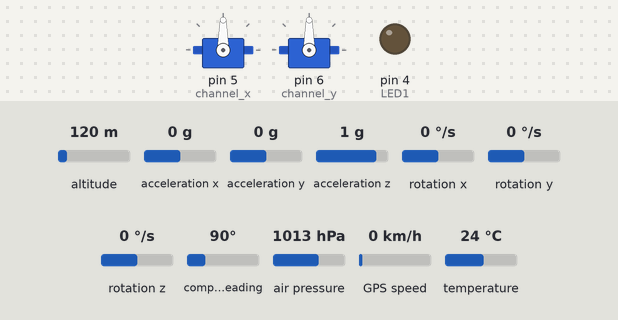
A sketch run on a simulated Arduino Uno, built with avr-gcc and run on an emulated ATmega328P. Shown: 2 × servo, output pins drawn as LEDs (lit = HIGH). Wiring (inferred from the names in the program): MPU-6050 motion sensor at I2C address 0x68. The inputs (shaded band) are chosen by the test bench; at power-on: compass heading 90°, altitude 120 m, acceleration x 0 g, acceleration y 0 g, acceleration z 1 g, rotation x 0 °/s, rotation y 0 °/s, rotation z 0 °/s, air pressure 1013 hPa, GPS speed 0 km/h, temperature 24 °C. The GPS gets a fix after 3 s at 37.7749, -122.4194 with 8 satellites; no radio packets arrive unless stated; what the sketch prints to the serial monitor is not drawn.

Above: at 1.2 s.
1.3 s: compass heading set to 180°
5.4 s: altitude set to 20 m
Timing chart, 0 to 8.4 s (numbered marks = the images above; inputs shaded):
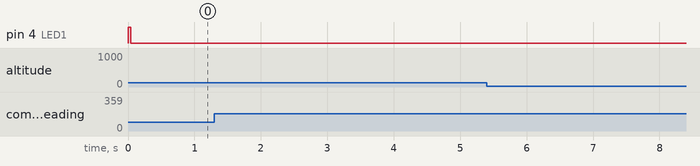

The sketch:

FFMPUTRANSMITERV2.INO.ino
```cpp
#include <Wire.h>
#include <SPI.h>
#include <nRF24L01.h>
#include <RF24.h>
#include <Servo.h>
//#include <Adafruit_BMP085.h>
#include <SFE_BMP180.h>
#include <SimpleKalmanFilter.h>
#include <SoftwareSerial.h>
#include <TinyGPS.h>

TinyGPS gps;
SoftwareSerial mySerial(5,6); // RX, TX


//#define seaLevelPressure_hPa 1013.25
#define LED1 4
#define MPU 0X68

SimpleKalmanFilter pressureKalmanFilter(1, 1, 0.01);

const uint64_t my_radio_pipe = 0xE8E8F0F0E1LL;  //Remember that this code should be the same for the receiver

//Adafruit_BMP085 bmp;
SFE_BMP180 pressure;
RF24 radio(9, 10);  //Set CE and CSN pins

struct Data_to_be_sent {
  int ch1;
  int ch2;
  int ch3;
  int ch4;
  int ch5;
  int ch6;
  int ch7;
  int ch8;
};

Data_to_be_sent sent_data;

Servo channel_x;
Servo channel_y;

int gyro_x, gyro_y, gyro_z;
int acc_x, acc_y, acc_z;
//float presure,ps_ground;
float baseline; // baseline pressure

long gyro_x_cal, gyro_y_cal, gyro_z_cal;

float accAngleX, accAngleY, gyroAngleX, gyroAngleY;
float angleX, angleY;
float AccErrorX, AccErrorY, GyroErrorX, GyroErrorY;
float elapsedTime, currentTime, previousTime;


void setup() {
  pinMode(LED1, OUTPUT);
  digitalWrite(LED1, HIGH);
  channel_x.attach(5);
  channel_y.attach(6);
  mySerial.begin(9600);
  Serial.begin(9600);
  Wire.begin();

  setup_mpu_6050_registers();
 // calculate_IMU_error();


  radio.begin();
  radio.setAutoAck(false);
  radio.setDataRate(RF24_250KBPS);
  radio.openWritingPipe(my_radio_pipe);

   if (!pressure.begin()) {
      Serial.println("BMP180 Pressure Sensor Error!");
      while(1); // Pause forever.
    }
    baseline = getPressure();

   digitalWrite(LED1, LOW);

}

void loop(){
  unsigned long chars;
  unsigned short sentences, failed;

  bool newData = false;
  read_mpu_6050_data();                                                //Read the raw acc and gyro data from the MPU-6050
  int p = getPressure();
  int altitude = pressure.altitude(p,baseline);
  int estimated_altitude = pressureKalmanFilter.updateEstimate(altitude);

  sent_data.ch1 = acc_x;
  sent_data.ch2 = acc_y;
  sent_data.ch3 = acc_z;
  sent_data.ch4 = gyro_x;
  sent_data.ch5 = gyro_y;
  sent_data.ch6 = gyro_z;
  sent_data.ch7 = estimated_altitude;
  sent_data.ch8 = 0;

  radio.write(&sent_data, sizeof(Data_to_be_sent));


  while (mySerial.available())
  {
    char c = mySerial.read();
    // Serial.write(c); // uncomment this line if you want to see the GPS data flowing
    if (gps.encode(c)) // Did a new valid sentence come in?
      newData = true;
  }
  if (newData)
  {
    float flat, flon;
    unsigned long age;
    gps.f_get_position(&flat, &flon, &age);
    Serial.print("LAT=");
    Serial.print(flat == TinyGPS::GPS_INVALID_F_ANGLE ? 0.0 : flat, 6);
    Serial.print(" LON=");
    Serial.print(flon == TinyGPS::GPS_INVALID_F_ANGLE ? 0.0 : flon, 6);
    Serial.print(" SAT=");
    Serial.print(gps.satellites() == TinyGPS::GPS_INVALID_SATELLITES ? 0 : gps.satellites());
    Serial.print(" PREC=");
    Serial.print(gps.hdop() == TinyGPS::GPS_INVALID_HDOP ? 0 : gps.hdop());
  }
  gps.stats(&chars, &sentences, &failed);
  Serial.print(" CHARS=");
  Serial.print(chars);
  Serial.print(" SENTENCES=");
  Serial.print(sentences);
  Serial.print(" CSUM ERR=");
  Serial.println(failed);
  if (chars == 0)
    Serial.println("** No characters received from GPS: check wiring **");

/*
  Serial.print(acc_x);
  Serial.print("," );
  Serial.print(acc_y);
  Serial.print("," );
  Serial.print(acc_z);
  Serial.print("," );
  Serial.print(gyro_x);
  Serial.print("," );
  Serial.print(gyro_y);
  Serial.print("," );
  Serial.print(gyro_z);
  Serial.print("," );
  Serial.print(estimated_altitude);
  Serial.println(",0" );
  */
}


double getPressure() {
  char status;
  double T,P;
  status = pressure.startTemperature();
  if (status != 0) {
    delay(status);
    status = pressure.getTemperature(T);
    if (status != 0) {
      status = pressure.startPressure(3);
      if (status != 0) {
        delay(status);
        status = pressure.getPressure(P,T);
        if (status != 0) {
          return(P);
        }
      }
    }
  }
}


void read_mpu_6050_data(){                                             //Subroutine for reading the raw gyro and accelerometer data

  Wire.beginTransmission(MPU);
  Wire.write(0x3B); // Start with register 0x3B (ACCEL_XOUT_H)
  Wire.endTransmission(false);
  Wire.requestFrom(MPU, 6, true); // Read 6 registers total, each axis value is stored in 2 registers
  acc_x = (Wire.read() << 8 | Wire.read()); // X-axis value
  acc_y = (Wire.read() << 8 | Wire.read()); // Y-axis value
  acc_z = (Wire.read() << 8 | Wire.read()); // Z-axis value

  // Calculating angle values using
  //accAngleX = (atan(acc_y / sqrt(pow(acc_x, 2) + pow(acc_z, 2))) * 180 / PI) + 1.15; // AccErrorX ~(-1.15) See the calculate_IMU_error()custom function for more details
  //accAngleY = (atan(-1 * acc_x / sqrt(pow(acc_y, 2) + pow(acc_z, 2))) * 180 / PI) - 0.52; // AccErrorX ~(0.5)


  // === Read gyro data === //
  //previousTime = currentTime;        // Previous time is stored before the actual time read
  //currentTime = millis();            // Current time actual time read
  //elapsedTime = (currentTime - previousTime) / 1000;   // Divide by 1000 to get seconds

  Wire.beginTransmission(MPU);
  Wire.write(0x43); // Gyro data first register address 0x43
  Wire.endTransmission(false);
  Wire.requestFrom(MPU, 6, true); // Read 4 registers total, each axis value is stored in 2 registers
  gyro_x = (Wire.read() << 8 | Wire.read()); /// 32.8; // For a 1000dps range we have to divide first the raw value by 32.8, according to the datasheet
  gyro_y = (Wire.read() << 8 | Wire.read());// / 32.8;
  gyro_z = (Wire.read() << 8 | Wire.read());

  //gyro_x = gyro_x + 1.85; //// GyroErrorX ~(-1.85)
  //gyro_y = gyro_y - 0.15; // GyroErrorY ~(0.15)
  // Currently the raw values are in degrees per seconds, deg/s, so we need to multiply by sendonds (s) to get the angle in degrees
  //gyroAngleX = gyro_x * elapsedTime;
  //gyroAngleY = gyro_y * elapsedTime;

  // Complementary filter - combine acceleromter and gyro angle values
  //angleX = 0.98 * (angleX + gyroAngleX) + 0.02 * accAngleX;
  //angleY = 0.98 * (angleY + gyroAngleY) + 0.02 * accAngleY;
  // Map the angle values from -90deg to +90 deg into values from 0 to 255, like the values we are getting from the Joystick
  //data.j1PotX = map(angleX, -90, +90, 255, 0);
  //data.j1PotY = map(angleY, -90, +90, 0, 255);
}

void setup_mpu_6050_registers()
{
  Wire.beginTransmission(0x68);                                        //Start communicating with the MPU-6050
  Wire.write(0x6B);                                                    //Send the requested starting register
  Wire.write(0x00);                                                    //Set the requested starting register
  Wire.endTransmission();                                              //End the transmission
  //Configure the accelerometer (+/-8g)
  Wire.beginTransmission(0x68);                                        //Start communicating with the MPU-6050
  Wire.write(0x1C);                                                    //Send the requested starting register
  Wire.write(0x10);                                                    //Set the requested starting register
  Wire.endTransmission();                                              //End the transmission
  //Configure the gyro (500dps full scale)
  Wire.beginTransmission(0x68);                                        //Start communicating with the MPU-6050
  Wire.write(0x1B);                                                    //Send the requested starting register
  Wire.write(0x10);                                                    //0x08  Set the requested starting register
  Wire.endTransmission();                                              //End the transmission
}

void mpu_cal()
{
    for (int cal_int = 0; cal_int < 2000 ; cal_int ++){                  //Run this code 2000 times
      read_mpu_6050_data();                                              //Read the raw acc and gyro data from the MPU-6050
      gyro_x_cal += gyro_x;                                              //Add the gyro x-axis offset to the gyro_x_cal variable
      gyro_y_cal += gyro_y;                                              //Add the gyro y-axis offset to the gyro_y_cal variable
      gyro_z_cal += gyro_z;                                              //Add the gyro z-axis offset to the gyro_z_cal variable
      delay(3);                                                          //Delay 3us to simulate the 250Hz program loop
  }
  gyro_x_cal /= 2000;                                                  //Divide the gyro_x_cal variable by 2000 to get the avarage offset
  gyro_y_cal /= 2000;                                                  //Divide the gyro_y_cal variable by 2000 to get the avarage offset
  gyro_z_cal /= 2000;                                                  //Divide the gyro_z_cal variable by 2000 to get the avarage offset
}


void read_IMU() {
  Wire.beginTransmission(0x68);
  Wire.write(0x3B); // Start with register 0x3B (ACCEL_XOUT_H)
  Wire.endTransmission(false);
  Wire.requestFrom(MPU, 6, true); // Read 6 registers total, each axis value is stored in 2 registers
  //For a range of +-8g, we need to divide the raw values by 4096, according to the datasheet
  acc_x = (Wire.read() << 8 | Wire.read());// / 4096.0; // X-axis value
  acc_y = (Wire.read() << 8 | Wire.read());// / 4096.0; // Y-axis value
  acc_z = (Wire.read() << 8 | Wire.read());// / 4096.0; // Z-axis value

  // Calculating angle values using
  accAngleX = (atan(acc_y / sqrt(pow(acc_x, 2) + pow(acc_z, 2))) * 180 / PI) + 1.15; // AccErrorX ~(-1.15) See the calculate_IMU_error()custom function for more details
  accAngleY = (atan(-1 * acc_x / sqrt(pow(acc_y, 2) + pow(acc_z, 2))) * 180 / PI) - 0.52; // AccErrorX ~(0.5)

  // === Read gyro data === //
  previousTime = currentTime;        // Previous time is stored before the actual time read
  currentTime = millis();            // Current time actual time read
  elapsedTime = (currentTime - previousTime) / 1000;   // Divide by 1000 to get seconds
  Wire.beginTransmission(MPU);
  Wire.write(0x43); // Gyro data first register address 0x43
  Wire.endTransmission(false);
  Wire.requestFrom(MPU, 4, true); // Read 4 registers total, each axis value is stored in 2 registers
  gyro_x = (Wire.read() << 8 | Wire.read());// / 32.8; // For a 1000dps range we have to divide first the raw value by 32.8, according to the datasheet
  gyro_y = (Wire.read() << 8 | Wire.read()); /// 32.8;
  gyro_x = gyro_x + 1.85; //// GyroErrorX ~(-1.85)
  gyro_y = gyro_y - 0.15; // GyroErrorY ~(0.15)
  // Currently the raw values are in degrees per seconds, deg/s, so we need to multiply by sendonds (s) to get the angle in degrees
  gyroAngleX = gyro_x * elapsedTime;
  gyroAngleY = gyro_y * elapsedTime;

  // Complementary filter - combine acceleromter and gyro angle values
  angleX = 0.98 * (angleX + gyroAngleX) + 0.02 * accAngleX;
  angleY = 0.98 * (angleY + gyroAngleY) + 0.02 * accAngleY;
  // Map the angle values from -90deg to +90 deg into values from 0 to 255, like the values we are getting from the Joystick
//  data.j1PotX = map(angleX, -90, +90, 255, 0);
 // data.j1PotY = map(angleY, -90, +90, 0, 255);
}


void calculate_IMU_error() {
  // We can call this funtion in the setup section to calculate the accelerometer and gury data error. From here we will get the error values used in the above equations printed on the Serial Monitor.
  // Note that we should place the IMU flat in order to get the proper values, so that we then can the correct values
  // Read accelerometer values 200 times
  byte c = 0;
  while (c < 200) {
    Wire.beginTransmission(MPU);
    Wire.write(0x3B);
    Wire.endTransmission(false);
    Wire.requestFrom(MPU, 6, true);
    acc_x = (Wire.read() << 8 | Wire.read()) / 4096.0 ;
    acc_y = (Wire.read() << 8 | Wire.read()) / 4096.0 ;
    acc_z = (Wire.read() << 8 | Wire.read()) / 4096.0 ;
    // Sum all readings
    AccErrorX = AccErrorX + ((atan((acc_y) / sqrt(pow((acc_x), 2) + pow((acc_z), 2))) * 180 / PI));
    AccErrorY = AccErrorY + ((atan(-1 * (acc_x) / sqrt(pow((acc_y), 2) + pow((acc_z), 2))) * 180 / PI));
    c++;
  }
  //Divide the sum by 200 to get the error value
  AccErrorX = AccErrorX / 200;
  AccErrorY = AccErrorY / 200;
  c = 0;
  // Read gyro values 200 times
  while (c < 200) {
    Wire.beginTransmission(MPU);
    Wire.write(0x43);
    Wire.endTransmission(false);
    Wire.requestFrom(MPU, 4, true);
    gyro_x = Wire.read() << 8 | Wire.read();
    gyro_y = Wire.read() << 8 | Wire.read();
    // Sum all readings
    GyroErrorX = GyroErrorX + (gyro_x / 32.8);
    GyroErrorY = GyroErrorY + (gyro_y / 32.8);
    c++;
  }
  //Divide the sum by 200 to get the error value
  GyroErrorX = GyroErrorX / 200;
  GyroErrorY = GyroErrorY / 200;
  // Print the error values on the Serial Monitor
  Serial.print("AccErrorX: ");
  Serial.println(AccErrorX);
  Serial.print("AccErrorY: ");
  Serial.println(AccErrorY);
  Serial.print("GyroErrorX: ");
  Serial.println(GyroErrorX);
  Serial.print("GyroErrorY: ");
  Serial.println(GyroErrorY);
}
```

Measured:
- after the input at 1.3 s, every drawn part: stays the same
- after the input at 5.4 s, every drawn part: stays the same
